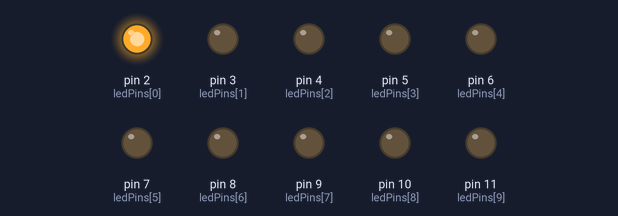
A sketch run on a simulated Arduino Uno, built with avr-gcc and run on an emulated ATmega328P. Parts: output pins drawn as LEDs (lit = HIGH).

Above: at 0.1 s.
At 1.1 s:
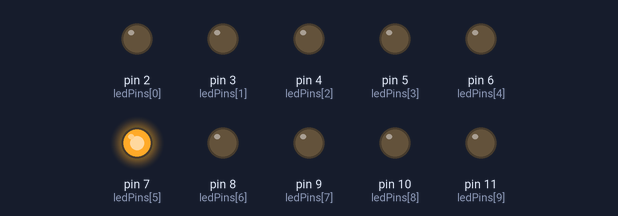
At 2.1 s:
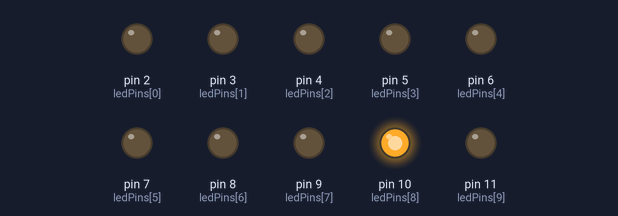
At 4.1 s:
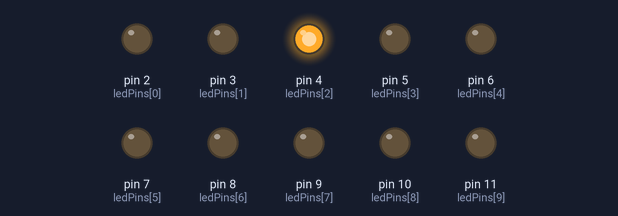
At 6.1 s:
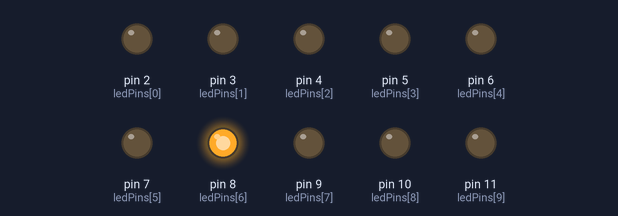
At 8.1 s:
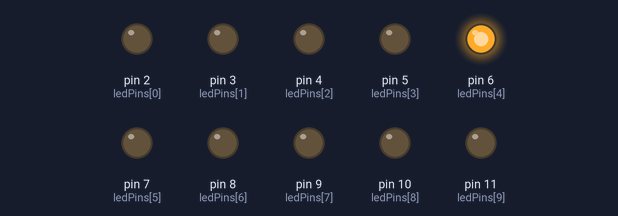
Timing chart, 0 to 8.4 s (numbered marks = the images above):
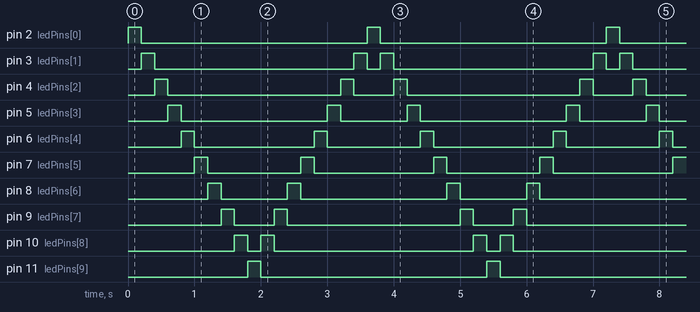

The sketch:

A_LED_Pattern.ino
```cpp
/*The following code will turn ON and OFF multiple LEDs one by one in a a loop creating a chasing effect.
Each LED will ligh up for a short time, then the next one, and so on.
CIRCUIT - Anodes(+) of 10 LEDs to Arduino pins through a 220 ohm resistor, and all cathodes(-) go to GND*/

int ledPins[] = {2,3,4,5,6,7,8,9,10,11}; //Array. LED pins
int numLED = 10;

void setup()
{
  for(int i=0; i<=9; i++)
    pinMode(ledPins[i], OUTPUT);
}

void loop()
{
  for(int i=0; i<=9; i++) //Forward sequence
    {
      digitalWrite(ledPins[i], HIGH);
      delay(200);
      digitalWrite(ledPins[i], LOW);
    }
  for(int i=8; i>=1; i--) //Reverse sequence. This loop controls only LEDs 1 to 9 so that terminal LEDs 1&10 don't blink twice during direction change
    {
      digitalWrite(ledPins[i], HIGH);
      delay(200);
      digitalWrite(ledPins[i], LOW);
    }
}
```

Measured:
- by itself, pin 2 (ledPins[0]), pin 11 (ledPins[9]): alternates HIGH for 0.20 s and LOW for 3.4 s
- by itself, pin 3 (ledPins[1]): repeats every 3.6 s: LOW 3.0 s, HIGH 0.20 s, LOW 0.20 s, HIGH 0.20 s
- by itself, pin 4 (ledPins[2]): repeats every 3.6 s: LOW 2.6 s, HIGH 0.20 s, LOW 0.60 s, HIGH 0.20 s
- by itself, pin 5 (ledPins[3]): repeats every 3.6 s: LOW 2.2 s, HIGH 0.20 s, LOW 1.0 s, HIGH 0.20 s
- by itself, pin 6 (ledPins[4]): repeats every 3.6 s: LOW 1.8 s, HIGH 0.20 s, LOW 1.4 s, HIGH 0.20 s
- by itself, pin 7 (ledPins[5]): repeats every 3.6 s: LOW 1.4 s, HIGH 0.20 s, LOW 1.8 s, HIGH 0.20 s
- by itself, pin 8 (ledPins[6]): repeats every 3.6 s: LOW 1.0 s, HIGH 0.20 s, LOW 2.2 s, HIGH 0.20 s
- by itself, pin 9 (ledPins[7]): repeats every 3.6 s: LOW 0.60 s, HIGH 0.20 s, LOW 2.6 s, HIGH 0.20 s
